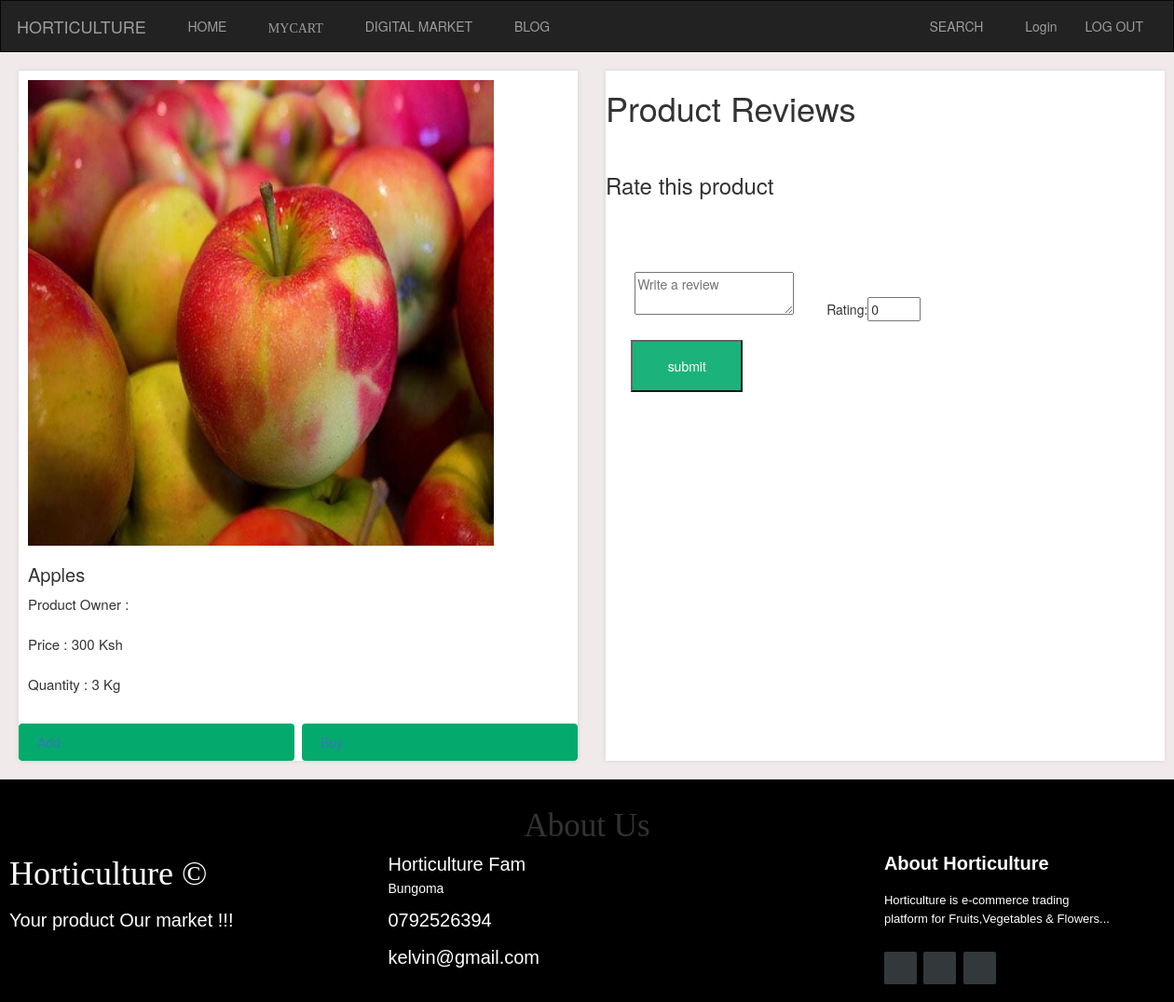
Page /products/review.php?pid=13 on the committed database.
### tables this page shows
CREATE TABLE `fproduct` (
  `fid` int(255) NOT NULL,
  `pid` int(255) NOT NULL,
  `product` varchar(255) NOT NULL,
  `pcat` varchar(255) NOT NULL,
  `quantity` float NOT NULL,
  `pinfo` varchar(255) NOT NULL,
  `price` float NOT NULL,
  `pimage` varchar(255) NOT NULL DEFAULT 'blank.png',
  `picStatus` int(10) NOT NULL DEFAULT 0,
  `dateAdded` timestamp NOT NULL DEFAULT current_timestamp()
);

### products/review.php (the view, shortened to what this page needs)
<?php
    require '../database/db.php';
    $pid = $_GET['pid'];
?>
<!DOCTYPE html>
<html>
<head>
  <link rel="stylesheet" href="//netdna.bootstrapcdn.com/bootstrap/3.0.0/css/bootstrap-glyphicons.css">
  <link rel="stylesheet" type="text/css" href="../assets/css/bootstrap.css">
  <link rel="stylesheet" href="../assets/css/footer.css"/>
  <link rel="stylesheet" href="../assets/css/menu.css" />
  <link rel="stylesheet" href="../assets/css/review.css" />
</head>
<body>
<?php require 'menu.php';?>
<div class="product-grid">
<?php
	$sql="SELECT * FROM fproduct WHERE pid = '$pid'";
	$result = mysqli_query($conn, $sql);
	$row = mysqli_fetch_assoc($result);
	$picDestination = "../assets/images/productImages/".$row['pimage'];
?>
<div class="product-card">
    <img src="<?php echo $picDestination.'';?>" alt="" />
    <h2><?= $row['product']; ?></h2>
	<p>
	   Product Owner :<br><br>
	   Price : <?= $row['price'].' Ksh'; ?><br><br>
	   Quantity : <?= $row['quantity'].' Kg'; ?><br><br>
	</p>
	<div class="button-container">
		<div class="product-button"><a href="../myCart.php?flag=1&pid=<?= $pid; ?>">Add</a></div>
		<div class="product-button"><a href="buyNow.php?pid=<?= $pid; ?>">Buy</a></div>
    </div>
</div>
<div class="product-card">
	<h1>Product Reviews</h1>
	<?php
		$sql = "SELECT * FROM review WHERE pid='$pid'";
		$result = mysqli_query($conn, $sql);
	?>
	<?php
		if($result) :
			while($row1 = $result->fetch_array()) :
	?>
	<p>
	   <?= $row1['comment']; ?>
	   <?php echo "Rating : ".$row1['rating'].' out of 10';?>
	   <?php echo "From: ".$row1['name']; ?></span>	<?php endwhile; endif;?><br>
	   <h3> Rate this product</h3><br>
    <form class="container2" method="POST" action="reviewInput.php?pid=<?= $pid; ?>">
	   <br><br>&nbsp  &nbsp &nbsp  &nbsp <textarea placeholder="Write a review"></textarea>
       &nbsp  &nbsp &nbsp  &nbsp Rating:<input type="number" min="0" max="10" name="rating" value="0"/><br>
	   <br>&nbsp  &nbsp &nbsp  &nbsp<button class="btn2">submit</button>
     </form>
</div>
</div>
</body>
<?php require '../includes/footer.php';?>
</html>

### assets/css/menu.css (style rules this page uses)
body { background-color: rgb(240, 234, 234); }
.container2 { position: relative; margin: 0; width: 100%; border-radius: 0; background-color: white; height:70%; }
.btn2 { background-color: #04AA6D; color: white; padding: 16px 20px; cursor: pointer; width: 20%; opacity: 0.9; }

### assets/css/review.css (style rules this page uses)
.product-grid { margin: 10px; display: grid; grid-template-columns:repeat(2,1fr); grid-gap:10px; }
.product-card { margin: 10px; flex-direction: column; justify-content: space-between; width: 600px; height: auto; background-color: #fff; box-shadow: 0 0 5px rgba(0, 0, 0, 0.1); }
.product-card img { margin: 10px; width: 500px; height: 500px; }
.product-card h2 { font-size: 2rem; margin: 10px; }
.product-card p { font-size: 1.5rem; margin: 10px; }
.button-container { display: flex; justify-content: space-between; gap: 8px; }
.product-button { background-color: #04AA6D; border: none; border-radius: 4px; color: white; cursor: pointer; padding: 10px 20px; flex: 1; }

### rows in the picture
fproduct: pimage (picture), product "Apples", price "300", quantity "3"

### other values in the picture
$loginProfile "Login"
